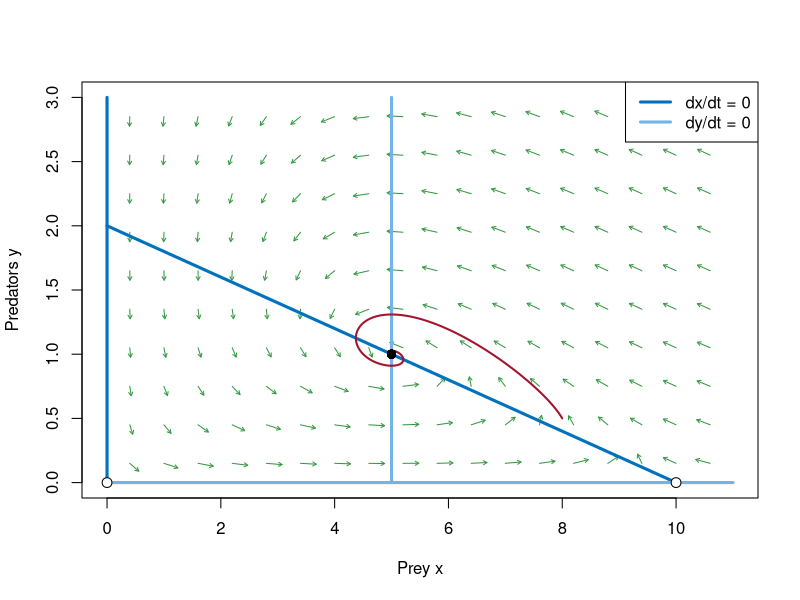

Here is the R script that generated this plot:
# Fig. 4.17: Nullclines of the predator-prey model (book, Section 4.4, Eq. 4.2)
# x-nullclines: x = 0 and y = (r/c)(1 - x/K);  y-nullclines: y = 0 and x = e/d;  plus direction field and solution
# (c) 2026 Philipp Kügler · Program for the book "Dynamical Systems in the Life Sciences" · MIT License (see LICENSE)
library(deSolve)                         # package deSolve: install.packages("deSolve")
r <- 1; K <- 10; c <- 0.5; d <- 0.2; e <- 1
f <- function(t, z) c(r * (1 - z[1] / K) * z[1] - c * z[1] * z[2], d * z[1] * z[2] - e * z[2])
loese <- function(f, z0, t) ode(z0, t, function(t, z, p) list(f(t, z)), NULL, method = "lsoda", rtol = 1e-10, atol = 1e-12)
feld <- function(f, xl, yl, nx, ny, laenge = 0.3) {   # direction field: arrows of equal length (relative to the axis lengths)
  g <- expand.grid(x = seq(xl[1], xl[2], length.out = nx), y = seq(yl[1], yl[2], length.out = ny))
  w <- t(apply(g, 1, function(p) f(0, p))); sx <- diff(xl); sy <- diff(yl)
  u <- w[, 1] / sx; v <- w[, 2] / sy; L <- sqrt(u^2 + v^2) + 1e-12
  arrows(g$x, g$y, g$x + u / L * laenge * sx / 11, g$y + v / L * laenge * sy / 11, length = 0.04, col = rgb(0.2, 0.6, 0.25))
}

plot(NULL, xlim = c(0, 11), ylim = c(0, 3), xlab = "Prey x", ylab = "Predators y")
feld(f, c(0.4, 10.6), c(0.15, 2.85), 18, 10)
xs <- seq(0, 10, length.out = 50)
lines(xs, r / c * (1 - xs / K), col = rgb(0, 0.447, 0.741), lwd = 3); lines(c(0, 0), c(0, 3), col = rgb(0, 0.447, 0.741), lwd = 3)
lines(c(e / d, e / d), c(0, 3), col = rgb(0.45, 0.70, 0.90), lwd = 3); lines(c(0, 11), c(0, 0), col = rgb(0.45, 0.70, 0.90), lwd = 3)
x <- loese(f, c(8, 0.5), seq(0, 40, length.out = 2001))
lines(x[, 2], x[, 3], col = rgb(0.64, 0.08, 0.18), lwd = 2)
# Jacobian matrix at the coexistence state (5, 1) and its eigenvalues
xs_ <- e / d; ys_ <- r / c * (1 - e / (d * K))
J <- matrix(c(r * (1 - 2 * xs_ / K) - c * ys_, -c * xs_, d * ys_, d * xs_ - e), 2, byrow = TRUE)
lam <- eigen(J)$values; lam <- lam[order(Im(lam), Re(lam))]
cat(sprintf("coexistence (%g, %g): trace %g, det %g, eigenvalues ", xs_, ys_, sum(diag(J)), det(J)),
    paste(sprintf("%.3f%+.3fi", Re(lam), Im(lam)), collapse = "  "), "\n", sep = "")
points(c(0, 10), c(0, 0), pch = 21, bg = "white", cex = 1.3, xpd = TRUE); points(5, 1, pch = 16, cex = 1.3)
legend("topright", legend = c("dx/dt = 0", "dy/dt = 0"), col = c(rgb(0, 0.447, 0.741), rgb(0.45, 0.70, 0.90)), lwd = 3)
